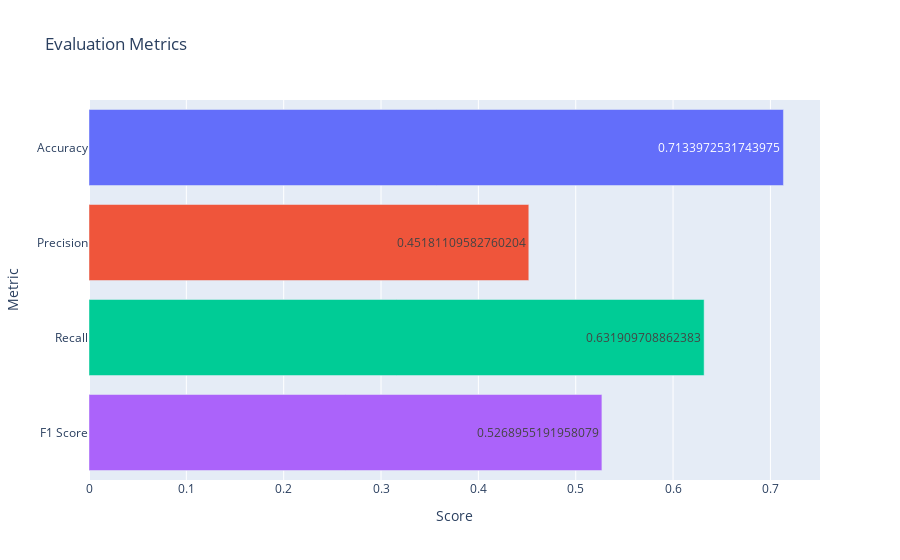

The notebook cell saved with this chart:
### Code cell
accuracy = accuracy_score(y_test, y_pred)
precision = precision_score(y_test, y_pred)
recall = recall_score(y_test, y_pred)
f1 = f1_score(y_test, y_pred)

metrics_scores = {
    "Accuracy": accuracy,
    "Precision": precision,
    "Recall": recall,
    "F1 Score": f1,
}
df_metrics = pd.DataFrame(list(metrics_scores.items()), columns=["Metric", "Score"])

fig = px.bar(
    df_metrics,
    x="Score",
    y="Metric",
    orientation="h",
    color="Metric",
    text="Score",
    title="Evaluation Metrics",
)

fig.update_layout(showlegend=False)

fig.show()

### Figure 1 — Plotly figure (JSON) as saved in the notebook; plotly's stock layout.template omitted (floating-point values rounded to 4 significant figures)
{"data": [{"alignmentgroup": "True", "hovertemplate": "Metric=%{y}<br>Score=%{text}<extra></extra>", "legendgroup": "Accuracy", "marker": {"color": "#636efa", "pattern": {"shape": ""}}, "name": "Accuracy", "offsetgroup": "Accuracy", "orientation": "h", "showlegend": true, "text": [0.7134], "textposition": "auto", "type": "bar", "x": [0.7134], "xaxis": "x", "y": ["Accuracy"], "yaxis": "y"}, {"alignmentgroup": "True", "hovertemplate": "Metric=%{y}<br>Score=%{text}<extra></extra>", "legendgroup": "Precision", "marker": {"color": "#EF553B", "pattern": {"shape": ""}}, "name": "Precision", "offsetgroup": "Precision", "orientation": "h", "showlegend": true, "text": [0.4518], "textposition": "auto", "type": "bar", "x": [0.4518], "xaxis": "x", "y": ["Precision"], "yaxis": "y"}, {"alignmentgroup": "True", "hovertemplate": "Metric=%{y}<br>Score=%{text}<extra></extra>", "legendgroup": "Recall", "marker": {"color": "#00cc96", "pattern": {"shape": ""}}, "name": "Recall", "offsetgroup": "Recall", "orientation": "h", "showlegend": true, "text": [0.6319], "textposition": "auto", "type": "bar", "x": [0.6319], "xaxis": "x", "y": ["Recall"], "yaxis": "y"}, {"alignmentgroup": "True", "hovertemplate": "Metric=%{y}<br>Score=%{text}<extra></extra>", "legendgroup": "F1 Score", "marker": {"color": "#ab63fa", "pattern": {"shape": ""}}, "name": "F1 Score", "offsetgroup": "F1 Score", "orientation": "h", "showlegend": true, "text": [0.5269], "textposition": "auto", "type": "bar", "x": [0.5269], "xaxis": "x", "y": ["F1 Score"], "yaxis": "y"}], "layout": {"barmode": "relative", "legend": {"title": {"text": "Metric"}, "tracegroupgap": 0}, "showlegend": false, "title": {"text": "Evaluation Metrics"}, "xaxis": {"anchor": "y", "domain": [0, 1], "title": {"text": "Score"}}, "yaxis": {"anchor": "x", "categoryarray": ["F1 Score", "Recall", "Precision", "Accuracy"], "categoryorder": "array", "domain": [0, 1], "title": {"text": "Metric"}}}}
